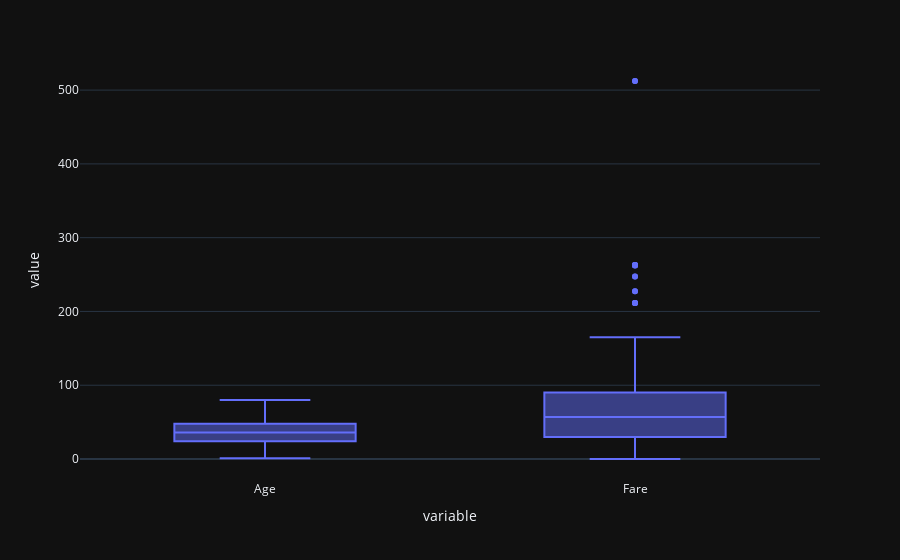

This figure's notebook cell:
### Code cell
px.box(df,y = ['Age','Fare',]).update_layout(template="plotly_dark")

### Figure 1 — Plotly figure (JSON) as saved in the notebook; plotly's stock layout.template omitted (floating-point values rounded to 4 significant figures; data arrays with more than 128 entries replaced by an {"elided": "..."} marker saying what was removed)
{"data": [{"alignmentgroup": "True", "hovertemplate": "variable=%{x}<br>value=%{y}<extra></extra>", "legendgroup": "", "marker": {"color": "#636efa"}, "name": "", "notched": false, "offsetgroup": "", "orientation": "v", "showlegend": false, "type": "box", "x": {"elided": "366 str values"}, "x0": " ", "xaxis": "x", "y": {"elided": "366 float values"}, "y0": " ", "yaxis": "y"}], "layout": {"boxmode": "group", "legend": {"tracegroupgap": 0}, "margin": {"t": 60}, "xaxis": {"anchor": "y", "domain": [0, 1], "title": {"text": "variable"}}, "yaxis": {"anchor": "x", "domain": [0, 1], "title": {"text": "value"}}}}
